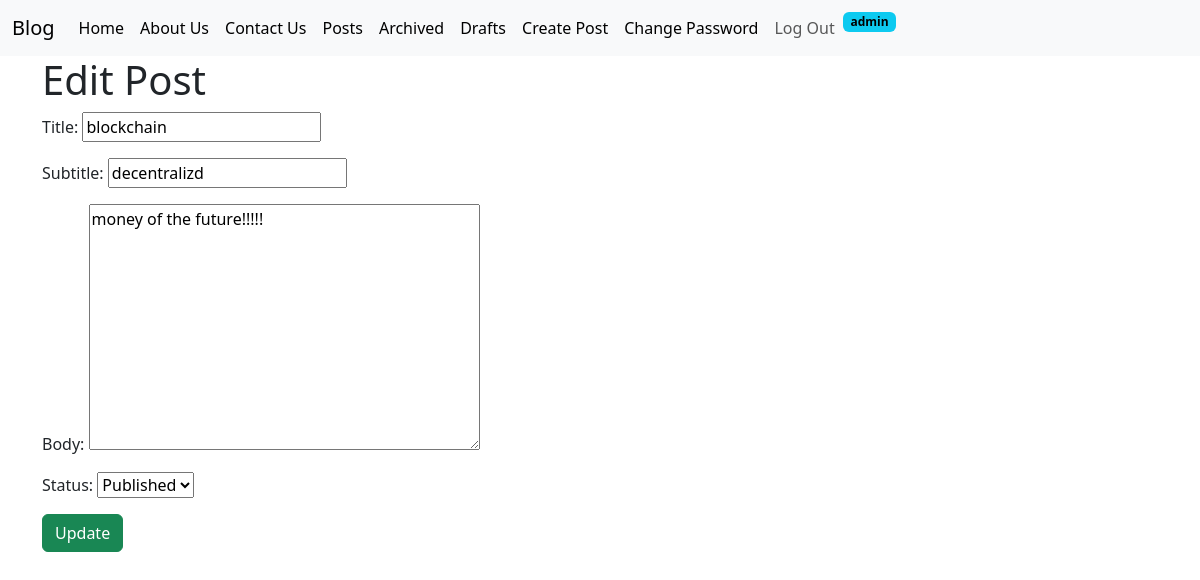
Screenshot of /posts/edit/1/ (signed in) with the database file from the repository.
### posts/models.py (models this page shows, shortened)
class Post(models.Model):
    title = models.CharField(max_length=128)
    subtitle = models.CharField(max_length=128)
    body = models.TextField()
    created_on = models.DateTimeField(auto_now_add=True)
    author = models.ForeignKey(
        User,
        on_delete=models.CASCADE
    )
    status = models.ForeignKey(
        Status,
        on_delete=models.DO_NOTHING
    )

### posts/views.py (the view)
# urls.py: path("edit/<int:pk>/", PostUpdateView.as_view(), name="post_edit"),
class PostUpdateView(LoginRequiredMixin, UserPassesTestMixin, UpdateView): # GET Request first -> Display filled form
    template_name = "postsTemplates/edit.html"
    model = Post
    fields = ["title", "subtitle", "body", "status"]
    def test_func(self):
        post = self.get_object()
        if self.request.user == post.author:
            return True
        else:
            return False

### posts/models.py (called while the page is built)
    def __str__(self):
        return self.name

### templates/postsTemplates/edit.html (shortened to what this page needs)
{% extends 'base.html' %}
{% block content %}
    <h1>Edit Post</h1>
    <form method="post">
        {{ form.as_p }}
        <input type="submit" value="Update" class="btn btn-success">
    </form>
{% endblock %}

### templates/navbar.html (shortened to what this page needs)
<nav class="navbar navbar-expand-lg bg-body-tertiary">
  <div class="container-fluid">
    <a class="navbar-brand" href="{% url 'home' %}">Blog</a>
    <div class="collapse navbar-collapse" id="navbarSupportedContent">
      <ul class="navbar-nav me-auto mb-2 mb-lg-0">
        <li class="nav-item">
          <a class="nav-link active" aria-current="page" href="{% url 'homeTwo' %}">Home</a>
        </li>
        <li class="nav-item">
          <a class="nav-link active" href="{% url 'about' %}">About Us</a>
        </li>
        <li class="nav-item">
          <a class="nav-link active" href="{% url 'contact' %}">Contact Us</a>
        </li>
        <li class="nav-item">
          <a class="nav-link active" href="{% url 'post_list' %}">Posts</a>
        </li>
        {% if user.is_authenticated %}
        <li class="nav-item">
          <a class="nav-link active" href="{% url 'post_archived_list' %}">Archived</a>
        </li>
        <li class="nav-item">
          <a class="nav-link active" href="{% url 'post_drafts_list' %}">Drafts</a>
        </li>
        <li class="nav-item">
          <a class="nav-link active" href="{% url 'post_new' %}">Create Post</a>
        </li>
        <li class="nav-item">
          <a class="nav-link active" href="{% url 'password_change' %}">Change Password</a>
        </li>
        <li class="nav-item">
          <form action="{% url 'logout' %}" method="post">
            <input type="submit" value="Log Out" class="nav-link">
          </form>
        </li>
        <li class="nav-item">
          <span class="badge text-bg-info">{{ user.username }}</span>
        </li>
        {% endif %}
      </ul>
    </div>
  </div>
</nav>

### rows the page displays
Post: title "blockchain", subtitle "decentralizd", body "money of the future!!!!!", status "Published"

### other values shown
{{ user.username }} "admin"
